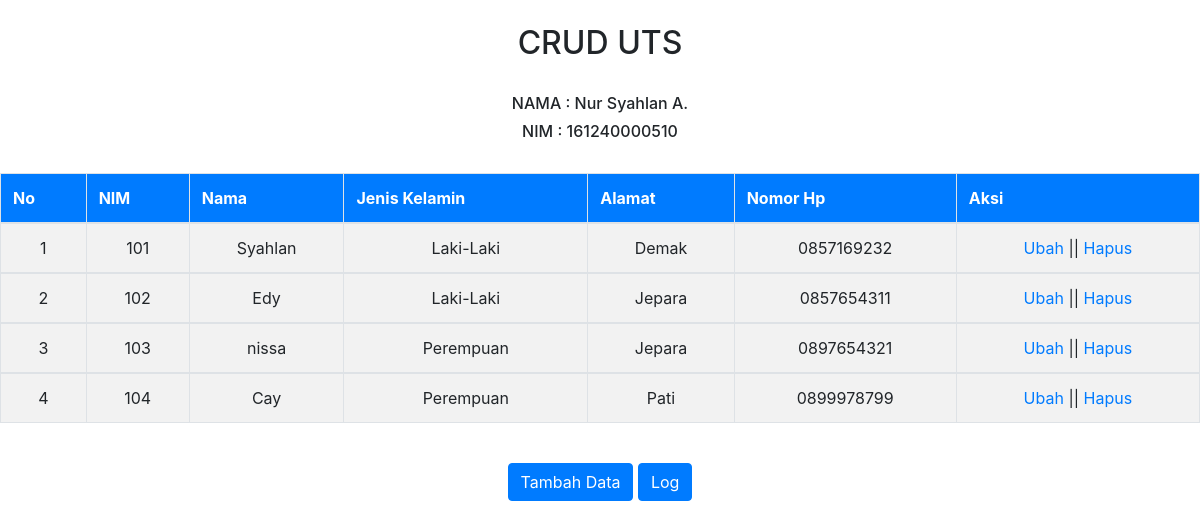
The page / on the database its author committed.
### tables this page shows
CREATE TABLE `mhs` (
  `nim` int(22) NOT NULL,
  `nama_mhs` varchar(22) NOT NULL,
  `gender` varchar(22) NOT NULL,
  `alamat` varchar(22) NOT NULL,
  `no_hp` varchar(22) NOT NULL
);

### application/controllers/C_controler.php (called while the page is built, shortened)
<?php
class C_controler extends CI_Controller {
	public function index()
	{
		$data= $this->model->GetTable('mhs');
		$this->load->view('view', array('data'=>$data));
	}
}

### index.php (called while the page is built, shortened)
<?php
require_once BASEPATH.'core/CodeIgniter.php';

### application/models/model.php (called while the page is built, shortened)
<?php
class Model extends CI_Model {
	public function GetTable($tabel)
	{
		$data=$this->db->query("SELECT * FROM mhs");
		return $data->result_array();
	}
}

### application/views/view.php (the view, shortened to what this page needs)
<!DOCTYPE html>
<html>
<head>
  <link rel="stylesheet" type="text/css" href="<?php echo base_url('/css/bootstrap.css'); ?>">
</head>
<body><center>
  <br>
  <h2>CRUD UTS</h2>
  <br>
  <h6> NAMA : Nur Syahlan A. </h6>
  <h6>NIM : 161240000510</h6>
  <br>
  </center>
  <div class="table-responsive">
    <table class="table table-bordered table-striped table-hover">
      <thead class="card-header bg-primary text-white">
        <tr>
          <th>No</th>
          <th>NIM</th>
          <th>Nama</th>
          <th>Jenis Kelamin</th>
          <th>Alamat</th>
          <th>Nomor Hp</th>
          <th>Aksi</th>
        </tr>
      </thead>
      <?php
      $no=1;
      foreach($data as $r) {
        ?>
      <tbody>
        <tr>
         <td align="center"><?php echo $no ?></td>
          <td align="center"><?php echo $r['nim'] ?></td>
          <td align="center"><?php echo $r['nama_mhs'] ?></td>
          <td align="center"><?php echo $r['gender'] ?></td>
          <td align="center"><?php echo $r['alamat'] ?></td>
          <td align="center"><?php echo $r['no_hp'] ?></td>
          <td align="center"><a href="<?=base_url().'index.php/C_controler/update/'.$r['nim']?>">Ubah</a> || <a href="<?=base_url().'index.php_controler/delete/'.$r['nim']?>">Hapus</a></td>
        </tr>
        <?php
        $no++;
      }
      ?>
      </tbody>
    </table>
    <br>
    <CENTER>
      <tr align="center">
        <td width="50%"><a href="<?=base_url().'index.php/C_controler/insert'?>" class="btn btn-primary btn-md">Tambah Data</a></td>
        <td width="50%"><a href="<?=base_url().'index.php/C_controler/log'?>" class="btn btn-primary btn-md">Log</a></td>
      </tr>
      </CENTER>
    <br>
    <br>
  </div>
</body>
</html>

### rows shown on the page
mhs: nim "101", nama_mhs "Syahlan", gender "Laki-Laki", alamat "Demak", no_hp "0857169232"
mhs: nim "102", nama_mhs "Edy", gender "Laki-Laki", alamat "Jepara", no_hp "0857654311"
mhs: nim "103", nama_mhs "nissa", gender "Perempuan", alamat "Jepara", no_hp "0897654321"
mhs: nim "104", nama_mhs "Cay", gender "Perempuan", alamat "Pati", no_hp "0899978799"
